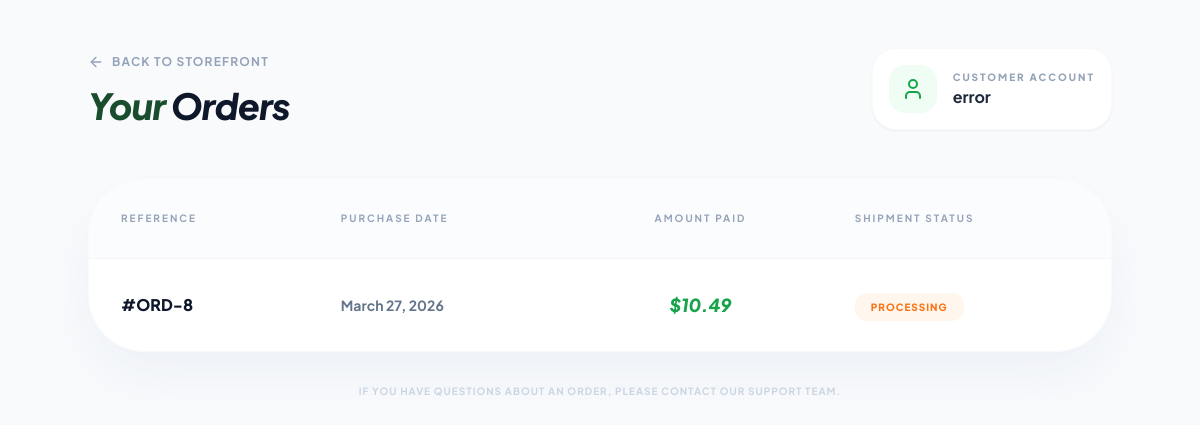
Screenshot of /my_orders.php (signed in) with the database file from the repository.
### tables this page shows
CREATE TABLE `orders` (
  `id` int(11) NOT NULL,
  `user_id` int(11) DEFAULT NULL,
  `customer_name` varchar(100) DEFAULT NULL,
  `total_amount` decimal(10,2) DEFAULT NULL,
  `status` varchar(50) DEFAULT 'Processing',
  `order_date` timestamp NOT NULL DEFAULT current_timestamp()
);

### my_orders.php (the view, shortened to what this page needs)
<?php
require_once 'db.php';
try {
    $stmt = $pdo->prepare("SELECT * FROM orders WHERE user_id = ? ORDER BY id DESC");
    $stmt->execute([$_SESSION['user_id']]);
    $orders = $stmt->fetchAll();
} catch (PDOException $e) {
    die("Error fetching your orders: " . $e->getMessage());
}
?>
<!DOCTYPE html>
<html lang="en">
<head>
    <script src="https://cdn.tailwindcss.com"></script>
</head>
<body class="bg-[#f8fafc] min-h-screen p-6 md:p-12">
    <div class="max-w-5xl mx-auto">
        <div class="flex flex-col md:flex-row justify-between items-start md:items-center mb-12 gap-6">
            <div>
                <a href="index.php" class="inline-flex items-center gap-2 text-slate-400 font-bold text-xs uppercase tracking-widest hover:text-green-600 transition-colors mb-4">
                    <i data-lucide="arrow-left" class="w-4 h-4"></i>
                    Back to Storefront
                </a>
                <h1 class="text-4xl font-black text-[#1a4d2e] italic tracking-tight">Your <span class="text-slate-900">Orders</span></h1>
            </div>
            <div class="bg-white p-4 rounded-3xl shadow-sm border border-slate-50 flex items-center gap-4">
                <div class="w-12 h-12 bg-green-50 rounded-2xl flex items-center justify-center text-green-600">
                    <i data-lucide="user"></i>
                </div>
                <div>
                    <p class="text-[10px] font-black text-slate-400 uppercase tracking-[0.2em]">Customer Account</p>
                    <p class="font-bold text-slate-800"><?php echo htmlspecialchars($_SESSION['user_name'] ?? 'Valued Member'); ?></p>
                </div>
            </div>
        </div>
        <div class="bg-white rounded-[3.5rem] shadow-2xl shadow-slate-200/60 border border-slate-50 overflow-hidden">
            <table class="w-full text-left">
                <thead class="bg-slate-50/50">
                    <tr class="text-slate-400 text-[10px] font-black uppercase tracking-[0.2em] border-b border-slate-100">
                        <th class="p-8">Reference</th>
                        <th class="p-8">Purchase Date</th>
                        <th class="p-8 text-center">Amount Paid</th>
                        <th class="p-8">Shipment Status</th>
                    </tr>
                </thead>
                <tbody class="divide-y divide-slate-50">
                    <?php if (empty($orders)): ?>
                        <tr>
                            <td colspan="4" class="p-20 text-center">
                                <div class="flex flex-col items-center">
                                    <div class="w-20 h-20 bg-slate-50 rounded-full flex items-center justify-center mb-4">
                                        <i data-lucide="shopping-bag" class="text-slate-200 w-10 h-10"></i>
                                    </div>
                                    <p class="text-slate-400 font-bold italic">You haven't placed any orders yet.</p>
                                    <a href="index.php" class="mt-6 text-green-600 font-black uppercase text-[10px] tracking-widest hover:underline">Start Shopping</a>
                                </div>
                            </td>
                        </tr>
                    <?php else: ?>
                        <?php foreach($orders as $order): ?>
                        <tr class="hover:bg-slate-50/50 transition-colors">
                            <td class="p-8">
                                <span class="font-black text-slate-900 block">#ORD-<?php echo $order['id']; ?></span>
                            </td>
                            <td class="p-8">
                                <span class="text-sm font-bold text-slate-500">
                                    <?php echo date('F d, Y', strtotime($order['order_date'])); ?>
                                </span>
                            </td>
                            <td class="p-8 text-center">
                                <span class="text-lg font-black text-green-600 italic">
                                    $<?php echo number_format($order['total_amount'], 2); ?>
                                </span>
                            </td>
                            <td class="p-8">
                                <?php
                                    $status = $order['status'] ?? 'Processing';
                                    $badgeStyle = "bg-orange-50 text-orange-500";
                                ?>
                                <span class="px-4 py-2 rounded-xl text-[10px] font-black uppercase tracking-widest <?php echo $badgeStyle; ?>">
                                    <?php echo $status; ?>
                                </span>
                            </td>
                        </tr>
                        <?php endforeach; ?>
                    <?php endif; ?>
                </tbody>
            </table>
        </div>
        <p class="mt-8 text-center text-slate-300 text-[10px] font-bold uppercase tracking-widest">
            If you have questions about an order, please contact our support team.
        </p>
    </div>
</body>
</html>

### my_orders.php (style rules this page uses)
body { font-family: 'Plus Jakarta Sans', sans-serif; }

### rows the page displays
orders: id "8", order_date "March 27, 2026", total_amount "10.49", status "PROCESSING"

### other values shown
$_SESSION['user_name'] "error"
